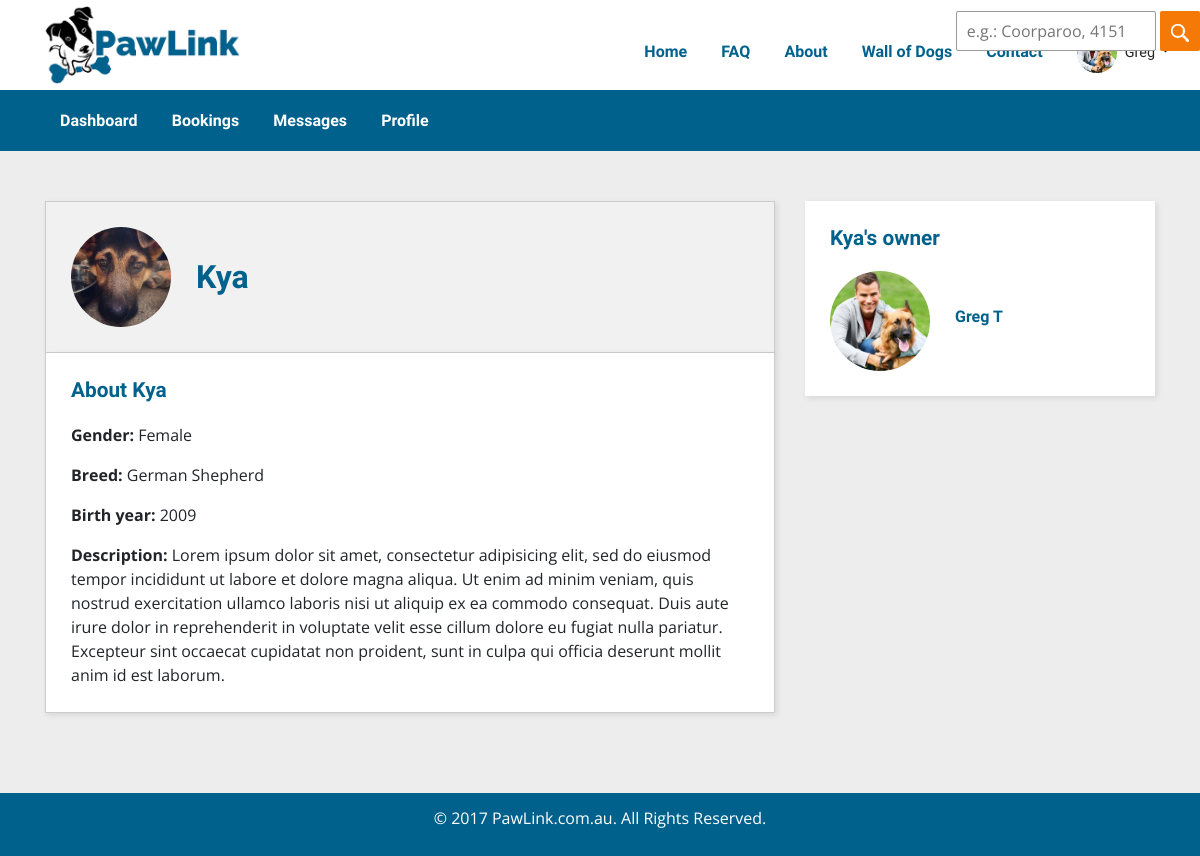
Page /?controller=profiles&action=dog_profile&dogID=106 (signed in) on the committed database.
### tables this page shows
CREATE TABLE `dogs` (
  `dogID` int(10) UNSIGNED NOT NULL,
  `dogName` varchar(255) NOT NULL,
  `dogProfileImage` varchar(255) DEFAULT NULL,
  `breed` varchar(255) NOT NULL,
  `birthYear` year(4) NOT NULL,
  `gender` varchar(255) NOT NULL,
  `dogDescription` text NOT NULL,
  `userID` int(10) UNSIGNED NOT NULL
);

CREATE TABLE `profiles` (
  `profileID` int(10) UNSIGNED NOT NULL,
  `profileTitle` varchar(255) NOT NULL,
  `profileDescription` text NOT NULL,
  `userID` int(10) UNSIGNED NOT NULL,
  `profileImage` varchar(255) DEFAULT NULL
);

CREATE TABLE `users` (
  `userID` int(10) UNSIGNED NOT NULL,
  `firstName` varchar(255) NOT NULL,
  `lastName` varchar(255) NOT NULL,
  `email` varchar(255) NOT NULL,
  `phone` varchar(255) NOT NULL,
  `password` varchar(255) NOT NULL,
  `address` varchar(255) NOT NULL,
  `suburb` varchar(255) NOT NULL,
  `postcode` int(11) NOT NULL,
  `state` varchar(255) NOT NULL,
  `latitude` varchar(255) DEFAULT NULL,
  `longitude` varchar(255) DEFAULT NULL,
  `userRole` varchar(255) NOT NULL
);

### index.php (called while the page is built, shortened)
<?php
require_once('model/db.php');
require_once('model/dbFunctions.php');
if (isset($_SESSION['userstate']) && ($_SESSION['userstate'] == 'member')) {
    if (isset($_SESSION['profileID'])) {
        $availableControllers = array('bookings', 'feedback', 'messages', 'payments', 'profiles', 'publicpages', 'users', 'search');
    } else {
        $availableControllers = array('users', 'publicpages', 'profiles');
    }
} else {
    $availableControllers = array('users', 'publicpages', 'search');
}
if ( isset($_GET['controller']) ) {
    if ( in_array($_GET['controller'], $availableControllers) ){
        $controller = $_GET['controller'];
    } else {
        $controller = 'publicpages';
    }
} else {
    $controller = 'publicpages';
}
require_once('controllers/'.$controller.'.php');
?>

### model/dbFunctions.php (called while the page is built, shortened)
<?php
function sanitiseUserInput($data) {
    $data = trim($data);
    $data = stripslashes($data);
    $data = htmlspecialchars($data);
	return $data;
}
function selectData($table, $conditions = array()) {
    GLOBAL $db;
    $sql = 'SELECT ';
    $sql .= array_key_exists("select", $conditions)?$conditions['select']:'*';
    $sql .= ' FROM '.$table;
    if(array_key_exists("left join", $conditions)) {
        $sql .= ' LEFT JOIN ';
        $sql .= $conditions['left join']['table2'];
        $sql .= ' ON ';
        $sql .= $table.'.'.$conditions['left join']['column'];
        $sql .= ' = ';
        $sql .= $conditions['left join']['table2'].'.'.$conditions['left join']['column'];
    }
    if(array_key_exists("left join2", $conditions)) {
        $sql .= ' LEFT JOIN ';
        $sql .= $conditions['left join2']['table3'];
        $sql .= ' ON ';
        $sql .= $table.'.'.$conditions['left join2']['column'];
        $sql .= ' = ';
        $sql .= $conditions['left join2']['table3'].'.'.$conditions['left join2']['column'];
    }
    if(array_key_exists("where", $conditions)) {
        $sql .= ' WHERE ';
        $i = 0;
        foreach ($conditions['where'] as $key => $value) {
            $pre = ($i > 0)? ' AND ':'';
            $sql .= $pre.$key." = '".$value."'";
            $i++;
        }
    }
    $query = $db->prepare($sql);
    $data = $query->execute();
    if(array_key_exists("return type", $conditions) && $conditions['return type'] != 'all') {
        switch ($conditions['return type']) {
            case 'single':
                $data = $query->fetch(PDO::FETCH_ASSOC);
                break;
        }
    }
    return $data;
}
 ?>

### view/dog_profile.php (the view, shortened to what this page needs)
<div class="wrapper memberPage">
    <div class="container">
        <div class="row">
            <div class="col-md-8">
                <div class="profile-header">
                    <div class="profile-image">
                        <img src= "<?php if ( isset($dog['dogProfileImage']) ) {
                            echo 'view/uploads/'.$dog['dogProfileImage'];
                        } else {
                            echo 'view/uploads/defaultDog.png';
                        }?>">
                    </div>
                    <div class="profile-title">
                        <h3> <?php echo $dog['dogName']; ?></h3>
                    </div>
                </div>
                <div class="dogInfo">
                    <h3>About <?php echo $dog['dogName']; ?></h3>
                        <p><span class="dogInfoBold">Gender: </span><?php echo $dog['gender']; ?></p>
                        <p><span class="dogInfoBold">Breed: </span><?php echo $dog['breed']; ?></p>
                        <p><span class="dogInfoBold">Birth year: </span><?php echo $dog['birthYear']; ?></p>
                        <span class="dogInfoBold">Description:</span>
                        <span><?php echo $dog['dogDescription']; ?></span>
                </div>
            </div>
            <div class="col-md-4">
                <div class="profile-right-col">
                    <h3><?php echo $dog['dogName']; ?>'s owner</h3>
                    <div class="profile-right-col-row">
                        <div class="profile-right-col-image">
                            <img src= "<?php
                                if (isset($dog['profileImage'])) {
                                    echo 'view/uploads/'.$dog['profileImage'];
                                } else {
                                    echo 'view/uploads/defaultProfile';
                                } ?> "
                            />
                        </div>
                        <div class="dog-profile-right-col-details">
                            <h4> <?php echo $dog['firstName'].' '.$dog['lastName'] ?></h4>
                        </div>
                    </div>
                </div>
            </div>
        </div>
    </div>
</div>

### view/css/styles.css (style rules this page uses)
body { font-family: 'Open Sans', sans-serif; background-color: #00618c; }
.wrapper { background-color: #ededed; }
h3 { font-family: 'Raleway', sans-serif; font-weight: 700; color: #00618c; font-size: 1.3em; }
h4 { font-family: 'Raleway', sans-serif; font-weight: 700; color: #00618c; font-size: 1em; }
img { max-width: 100%; }
.memberPage { padding: 50px 0; }
.profile-header { background-color: #f1f1f1; margin: 0; border: 1px solid #ccc; -webkit-box-shadow: 2px 2px 6px rgba(0,0,0,.1); box-shadow: 2px 2px 6px rgba(0,0,0,.1); display: -webkit-box; display: -ms-flexbox; display: flex; -webkit-box-align: center; -ms-flex-align: center; align-items: center; }
.profile-image { padding: 25px; }
.profile-image img { width: 100px; border-radius: 1000px; }
.profile-header .profile-title h3 { margin: 0; }
.profile-right-col { background: #FFF; padding: 25px; -webkit-box-shadow: 2px 2px 6px rgba(0,0,0,.1); box-shadow: 2px 2px 6px rgba(0,0,0,.1) }
.profile-right-col-row { margin-top: 20px; }
.profile-right-col-image img { width: 100px; border-radius: 1000px; margin-right: 25px; }
@media (min-width: 992px) { .profile-right-col-row { display: -webkit-box; display: -ms-flexbox; display: flex; } }
@media (min-width: 992px) { .dog-profile-right-col-details { display: -webkit-box; display: -ms-flexbox; display: flex; -webkit-box-align: center; -ms-flex-align: center; align-items: center; } }
.profile-header h3 { font-size: 2em; margin: 20px 0 5px 0; }
.dogInfo { border: 1px solid #ccc; border-top: 0; background-color: #fff; -webkit-box-shadow: 2px 2px 6px rgba(0,0,0,.1); box-shadow: 2px 2px 6px rgba(0,0,0,.1); padding: 25px; margin-bottom: 30px; }
.dogInfo h3 { padding-bottom: 20px; margin-bottom: 0; }
.dogInfoBold { font-weight: 700; }

### rows in the picture
dogs: dogProfileImage (picture), dogName "Kya", gender "Female", breed "German Shepherd", birthYear "2009", dogDescription "Lorem ipsum dolor sit amet, consectetur adipisicing elit, sed do eiusmod tempor incididunt ut labore et dolore magna aliqua. Ut enim ad minim veniam, quis nostrud exercitation ullamco laboris nisi ut aliquip ex ea commodo consequat. Duis aute irure dolor in reprehenderit in voluptate velit esse cillum dolore eu fugiat nulla pariatur. Excepteur sint occaecat cupidatat non proident, sunt in culpa qui officia deserunt mollit anim id est laborum.", profiles.profileImage (picture), userID.firstName "Greg"

### other values in the picture
$_SESSION['firstName'] "Greg"
$dog['lastName'] "T"
